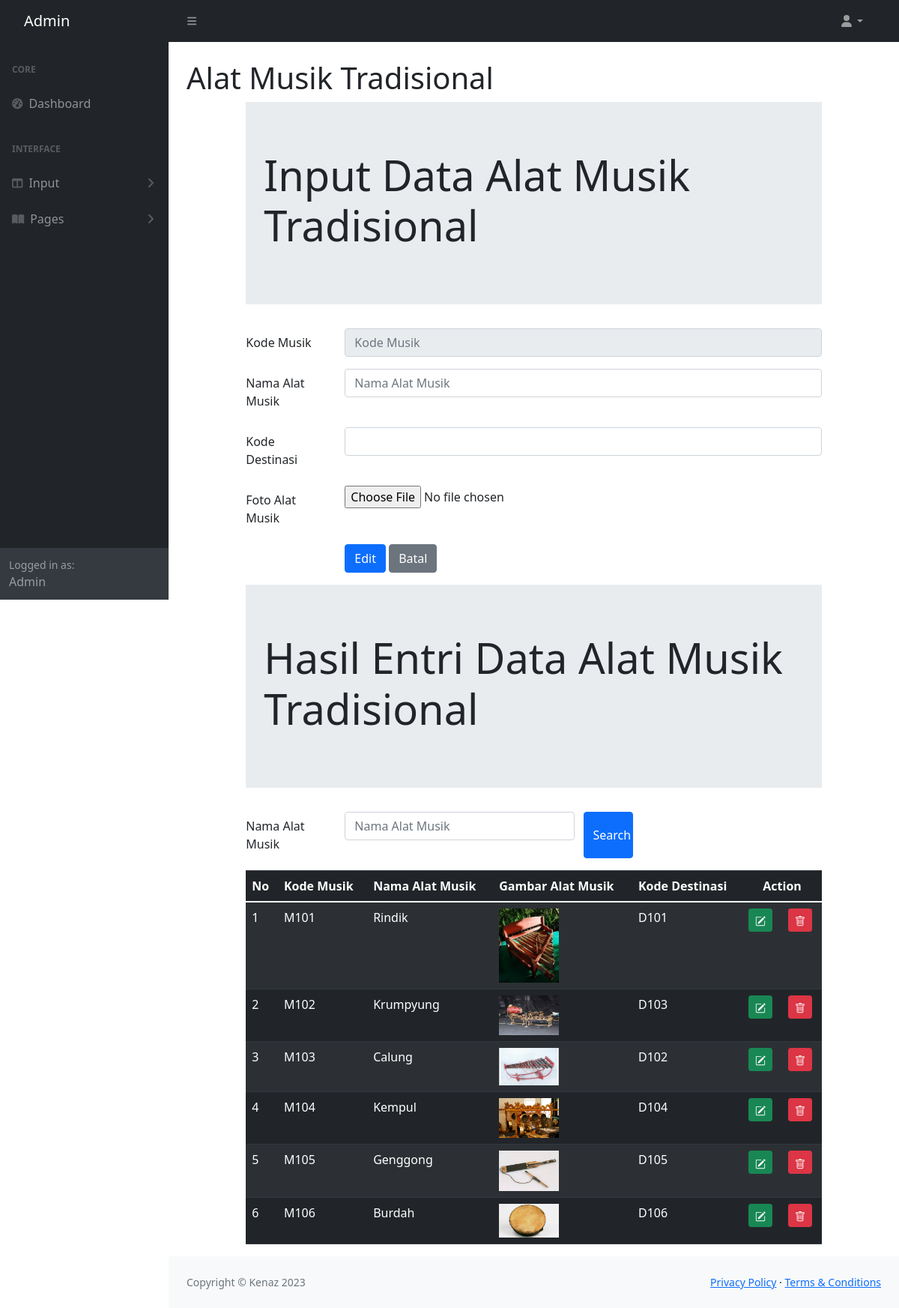
The app's page /admin/musikedit.php with its own data.
### tables this page shows
CREATE TABLE `musik` (
  `musikKODE` char(4) NOT NULL,
  `musikNAMA` varchar(100) NOT NULL,
  `musikFOTO` char(100) NOT NULL,
  `destinasiKODE` char(4) NOT NULL
);

### admin/musikedit.php (the view, shortened to what this page needs)
<!DOCTYPE html>
<html lang="en">
<?php include "INCLUDE/head.php"?>
    <body class="sb-nav-fixed">
        <?php include "INCLUDE/menunav.php"?>
        <div id="layoutSidenav">
            <?php include "INCLUDE/menu.php"?>
            <div id="layoutSidenav_content">
                <main>
                    <div class="container-fluid px-4">
                        <h1 class="mt-4">Alat Musik Tradisional</h1>
<head>
    <link rel="stylesheet" href="https://cdn.jsdelivr.net/npm/bootstrap@4.0.0/dist/css/bootstrap.min.css">
  	<link rel="stylesheet" type="text/css" href="https://cdnjs.cloudflare.com/ajax/libs/select2/4.0.3/css/select2.min.css">
	<link rel="stylesheet" type="text/css" href="css/bootstrap.min.css">
</head>
<?php
	include "include/config.php";
	$datadestinasi = mysqli_query($connection, "select * from destinasi");
    $kodemusik = $_GET['edit'];
    $editmusik = mysqli_query($connection, "select * from musik where musikKODE = '$kodemusik'");
    $rowedit = mysqli_fetch_array($editmusik);
?>
<body>
<div class="row">
<div class="col-sm-1"></div>
<div class="col-sm-10">
	<div class="jumbotron jumbotron-fluid">
		<div class="container">
			<h1 class="display-4">Input Data Alat Musik Tradisional</h1>
		</div>
	</div>
	<form method="POST" enctype="multipart/form-data">
		<div class="mb-3 row">
			<label for="kodemusik" class="col-sm-2 col-form-label">Kode Musik</label>
			<div class="col-sm-10">
				<input type="text" class="form-control" id="kodemusik" name="inputkode" placeholder="Kode Musik" maxlength="4"
                value="<?php echo $rowedit["musikKODE"]?>" readonly>
			</div>
		</div>
		<div class="mb-3 row">
			<label for="namamusik" class="col-sm-2 col-form-label">Nama Alat Musik</label>
			<div class="col-sm-10">
				<input type="text" class="form-control" id="namamusik" name="inputnama" placeholder="Nama Alat Musik"
                value="<?php echo $rowedit["musikNAMA"]?>">
			</div>
		</div>
		<div class="mb-3 row">
			<label for="namadestinasi" class="col-sm-2 col-form-label">Kode Destinasi</label>
			<div class="col-sm-10">
			<select class="form-control" id="namadestinasi" name="kodedestinasi">
                <option value="<?php echo $rowedit["destinasiKODE"]?>">
                </option>
				<?php while($row = mysqli_fetch_array($datadestinasi))
				{ ?>
					<option value="<?php echo $row["destinasiKODE"]?>">
					</option>
				<?php } ?>
			</select>
			</div>
		</div>
		<div class="form-group row">
			<label for="file" class="col-sm-2 col-form-label">Foto Alat Musik</label>
			<div class="col-sm-10">
				<input type="file" id="file" name="file">
			</div>
		</div>
		<div class="form-group row">
			<div class="col-sm-2"></div>
			<div class="col-sm-10">
				<input type="submit" name="Simpan" class="btn btn-primary" value="Edit">
				<input type="submit" name="Batal" class="btn btn-secondary" value="Batal">
			</div>
		</div>
	</form>
</div>
<div class="col-sm-1"></div>
</div>
<div class="row">
	<div class="col-sm-1"></div>
	<div class="col-sm-10">
		<div class="jumbotron jumbotron-fluid">
			<div class="container">
				<h1 class="display-4">Hasil Entri Data Alat Musik Tradisional</h1>
			</div>
		</div>
		<form method="POST">
            <div class="mb-3 row">
                <label for="Search" class="col-sm-2 col-form-label">Nama Alat Musik</label>
                <div class="col-sm-5">
                    <input type="text" class="form-control" name="Search" id="Search" placeholder="Nama Alat Musik"
                    value="<?php if(isset($_POST["Search"])){echo $_POST["Search"];
                    }?>">
                </div>
                <input type="submit" class="col-sm-1 btn btn-primary" value="Search" name="kodemusik">
            </div>
        </form>
	<table class="table table-dark table-striped">
		<thead class="thead-dark">
			<tr>
				<th>No</th>
				<th>Kode Musik</th>
				<th>Nama Alat Musik</th>
                <th>Gambar Alat Musik</th>
				<th>Kode Destinasi</th>
				<th colspan="2" style="text-align: center">Action</th>
			</tr>
		</thead>
		<tbody>
			        <?php
                    if(isset($_POST["kodemusik"])){
                        $Search = $_POST["Search"];
                        $query = mysqli_query($connection, "select * from musik where musikNAMA like'%".$Search."%';");
                    }
                    else{
                        $query = mysqli_query($connection, "select * from musik");
                    }
                    $nomor = 1;
                    while($row = mysqli_fetch_array($query)){ ?>
				<tr>
					<td><?php echo $nomor;?></td>
					<td><?php echo $row['musikKODE'];?></td>
					<td><?php echo $row['musikNAMA'];?></td>
					<td>
						<?php if(is_file("images/".$row['musikFOTO']))
						{ ?>
							<img src="images/<?php echo $row['musikFOTO']?>" width="80">
						<?php } else
							echo "<img src='images/noimage.png' width='80'>"
						?>
					</td>
                    <td><?php echo $row['destinasiKODE'];?></td>
					<td>
						<a href="musikedit.php?edit=<?php echo $row['musikKODE']?>" class="btn btn-success btn-sm" title="EDIT">
						</a>
					</td>
					<td>
						<a href="musikhapus.php?hapus=<?php echo $row['musikKODE']?>" class="btn btn-danger btn-sm" title="DELETE">
						</a>
					</td>
				</tr>
			<?php $nomor = $nomor + 1;?>
			<?php }	?>
		</tbody>
	</table>
	</div>
	<div class="col-sm-1"></div>
</div>
</body>
</main>
                <?php include "INCLUDE/footer.php"?>
            </div>
        </div>
</html>

### records on screen
musik: musikKODE "M101", musikNAMA "Rindik", musikFOTO (picture), destinasiKODE "D101"
musik: musikKODE "M102", musikNAMA "Krumpyung", musikFOTO (picture), destinasiKODE "D103"
musik: musikKODE "M103", musikNAMA "Calung", musikFOTO (picture), destinasiKODE "D102"
musik: musikKODE "M104", musikNAMA "Kempul", musikFOTO (picture), destinasiKODE "D104"
musik: musikKODE "M105", musikNAMA "Genggong", musikFOTO (picture), destinasiKODE "D105"
musik: musikKODE "M106", musikNAMA "Burdah", musikFOTO (picture), destinasiKODE "D106"
